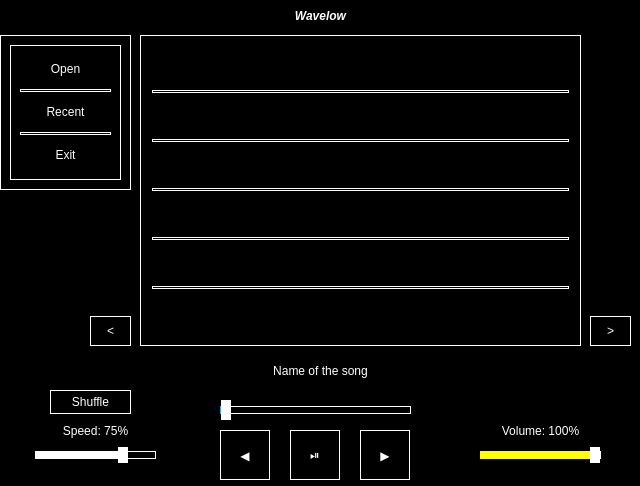
<?xml version="1.0" encoding="UTF-8"?>
<ui version="4.0">
 <class>PlaybackDisplay</class>
 <widget class="QFrame" name="PlaybackDisplay">
  <property name="geometry">
   <rect>
    <x>0</x>
    <y>0</y>
    <width>640</width>
    <height>486</height>
   </rect>
  </property>
  <property name="windowTitle">
   <string>Frame</string>
  </property>
  <property name="styleSheet">
   <string notr="true">background-color: black;
color: white;</string>
  </property>
  <widget class="QLabel" name="SpeedLabel">
   <property name="geometry">
    <rect>
     <x>40</x>
     <y>420</y>
     <width>111</width>
     <height>22</height>
    </rect>
   </property>
   <property name="text">
    <string>&lt;html&gt;&lt;head/&gt;&lt;body&gt;&lt;p align=&quot;center&quot;&gt;Speed: 75%&lt;/p&gt;&lt;/body&gt;&lt;/html&gt;</string>
   </property>
  </widget>
  <widget class="QPushButton" name="playButton">
   <property name="geometry">
    <rect>
     <x>290</x>
     <y>430</y>
     <width>50</width>
     <height>50</height>
    </rect>
   </property>
   <property name="cursor">
    <cursorShape>PointingHandCursor</cursorShape>
   </property>
   <property name="styleSheet">
    <string notr="true">color: White;
background-color: black;
border: 1px solid White;</string>
   </property>
   <property name="text">
    <string>⏯</string>
   </property>
  </widget>
  <widget class="QPushButton" name="previousButton">
   <property name="geometry">
    <rect>
     <x>220</x>
     <y>430</y>
     <width>50</width>
     <height>50</height>
    </rect>
   </property>
   <property name="cursor">
    <cursorShape>PointingHandCursor</cursorShape>
   </property>
   <property name="styleSheet">
    <string notr="true">color: White;
background-color: black;
border: 1px solid White;</string>
   </property>
   <property name="text">
    <string>◀</string>
   </property>
  </widget>
  <widget class="QPushButton" name="nextButton">
   <property name="geometry">
    <rect>
     <x>360</x>
     <y>430</y>
     <width>50</width>
     <height>50</height>
    </rect>
   </property>
   <property name="cursor">
    <cursorShape>PointingHandCursor</cursorShape>
   </property>
   <property name="styleSheet">
    <string notr="true">color: White;
background-color: black;
border: 1px solid White;</string>
   </property>
   <property name="text">
    <string>▶</string>
   </property>
  </widget>
  <widget class="QSlider" name="songSlider">
   <property name="geometry">
    <rect>
     <x>220</x>
     <y>400</y>
     <width>191</width>
     <height>20</height>
    </rect>
   </property>
   <property name="cursor">
    <cursorShape>SizeHorCursor</cursorShape>
   </property>
   <property name="styleSheet">
    <string notr="true">QSlider::groove::horizontal{ 
		height: 6px; 
	

	     border-radius:6px;
		border: 1px solid white;
 } 


QSlider::handle:horizontal{ 
		width:  10px; 
		height: 10px; 
		margin-top: -20px; 
		margin-left: 0px; 
		margin-bottom: -20px; 
		margin-right: 0px; 
		background: white;
		border: 1 px white;
}

QSlider::sub-page:horizontal{
	   background:rgba(80,166,234,1);
}


</string>
   </property>
   <property name="orientation">
    <enum>Qt::Horizontal</enum>
   </property>
  </widget>
  <widget class="QFrame" name="Menu">
   <property name="geometry">
    <rect>
     <x>0</x>
     <y>35</y>
     <width>131</width>
     <height>155</height>
    </rect>
   </property>
   <property name="cursor">
    <cursorShape>PointingHandCursor</cursorShape>
   </property>
   <property name="styleSheet">
    <string notr="true">border: 1px solid white;</string>
   </property>
   <layout class="QVBoxLayout" name="verticalLayout">
    <item>
     <widget class="QGroupBox" name="">
      <layout class="QVBoxLayout" name="verticalLayout_2">
       <item>
        <widget class="QPushButton" name="openFolderButton">
         <property name="styleSheet">
          <string notr="true">border: none;</string>
         </property>
         <property name="text">
          <string>Open</string>
         </property>
        </widget>
       </item>
       <item>
        <widget class="Line" name="line">
         <property name="orientation">
          <enum>Qt::Horizontal</enum>
         </property>
        </widget>
       </item>
       <item>
        <widget class="QPushButton" name="recentButton">
         <property name="styleSheet">
          <string notr="true">border: none;</string>
         </property>
         <property name="text">
          <string>Recent</string>
         </property>
        </widget>
       </item>
       <item>
        <widget class="Line" name="line_2">
         <property name="orientation">
          <enum>Qt::Horizontal</enum>
         </property>
        </widget>
       </item>
       <item>
        <widget class="QPushButton" name="exitButton">
         <property name="styleSheet">
          <string notr="true">border: none;</string>
         </property>
         <property name="text">
          <string>Exit</string>
         </property>
        </widget>
       </item>
      </layout>
     </widget>
    </item>
   </layout>
  </widget>
  <widget class="QPushButton" name="nextPage">
   <property name="geometry">
    <rect>
     <x>590</x>
     <y>316</y>
     <width>41</width>
     <height>30</height>
    </rect>
   </property>
   <property name="styleSheet">
    <string notr="true">border: 1px solid white;</string>
   </property>
   <property name="text">
    <string>&gt;</string>
   </property>
  </widget>
  <widget class="QLabel" name="SongDisplay">
   <property name="geometry">
    <rect>
     <x>0</x>
     <y>360</y>
     <width>641</width>
     <height>22</height>
    </rect>
   </property>
   <property name="text">
    <string>&lt;html&gt;&lt;head/&gt;&lt;body&gt;&lt;p align=&quot;center&quot;&gt;Name of the song&lt;/p&gt;&lt;/body&gt;&lt;/html&gt;</string>
   </property>
  </widget>
  <widget class="QPushButton" name="previousPage">
   <property name="geometry">
    <rect>
     <x>90</x>
     <y>316</y>
     <width>41</width>
     <height>30</height>
    </rect>
   </property>
   <property name="styleSheet">
    <string notr="true">border: 1px solid white;</string>
   </property>
   <property name="text">
    <string>&lt;</string>
   </property>
  </widget>
  <widget class="QGroupBox" name="verticalGroupBox">
   <property name="geometry">
    <rect>
     <x>140</x>
     <y>35</y>
     <width>441</width>
     <height>311</height>
    </rect>
   </property>
   <property name="styleSheet">
    <string notr="true">border: 1px solid white;
text-align: left;</string>
   </property>
   <layout class="QVBoxLayout" name="verticalLayout_3">
    <item>
     <widget class="QPushButton" name="song_0">
      <property name="cursor">
       <cursorShape>PointingHandCursor</cursorShape>
      </property>
      <property name="styleSheet">
       <string notr="true">border: none;</string>
      </property>
      <property name="text">
       <string/>
      </property>
     </widget>
    </item>
    <item>
     <widget class="Line" name="line_4">
      <property name="orientation">
       <enum>Qt::Horizontal</enum>
      </property>
     </widget>
    </item>
    <item>
     <widget class="QPushButton" name="song_1">
      <property name="cursor">
       <cursorShape>PointingHandCursor</cursorShape>
      </property>
      <property name="styleSheet">
       <string notr="true">border: none;</string>
      </property>
      <property name="text">
       <string/>
      </property>
     </widget>
    </item>
    <item>
     <widget class="Line" name="line_9">
      <property name="orientation">
       <enum>Qt::Horizontal</enum>
      </property>
     </widget>
    </item>
    <item>
     <widget class="QPushButton" name="song_2">
      <property name="cursor">
       <cursorShape>PointingHandCursor</cursorShape>
      </property>
      <property name="styleSheet">
       <string notr="true">border: none;</string>
      </property>
      <property name="text">
       <string/>
      </property>
     </widget>
    </item>
    <item>
     <widget class="Line" name="line_7">
      <property name="orientation">
       <enum>Qt::Horizontal</enum>
      </property>
     </widget>
    </item>
    <item>
     <widget class="QPushButton" name="song_3">
      <property name="cursor">
       <cursorShape>PointingHandCursor</cursorShape>
      </property>
      <property name="styleSheet">
       <string notr="true">border: none;</string>
      </property>
      <property name="text">
       <string/>
      </property>
     </widget>
    </item>
    <item>
     <widget class="Line" name="line_10">
      <property name="orientation">
       <enum>Qt::Horizontal</enum>
      </property>
     </widget>
    </item>
    <item>
     <widget class="QPushButton" name="song_4">
      <property name="cursor">
       <cursorShape>PointingHandCursor</cursorShape>
      </property>
      <property name="styleSheet">
       <string notr="true">border: none;</string>
      </property>
      <property name="text">
       <string/>
      </property>
     </widget>
    </item>
    <item>
     <widget class="Line" name="line_6">
      <property name="orientation">
       <enum>Qt::Horizontal</enum>
      </property>
     </widget>
    </item>
    <item>
     <widget class="QPushButton" name="song_5">
      <property name="cursor">
       <cursorShape>PointingHandCursor</cursorShape>
      </property>
      <property name="styleSheet">
       <string notr="true">border: none;
</string>
      </property>
      <property name="text">
       <string/>
      </property>
     </widget>
    </item>
   </layout>
  </widget>
  <widget class="QLabel" name="label">
   <property name="geometry">
    <rect>
     <x>0</x>
     <y>1</y>
     <width>641</width>
     <height>31</height>
    </rect>
   </property>
   <property name="text">
    <string>&lt;html&gt;&lt;head/&gt;&lt;body&gt;&lt;p align=&quot;center&quot;&gt;&lt;span style=&quot; font-weight:600; font-style:italic;&quot;&gt;Wavelow&lt;/span&gt;&lt;/p&gt;&lt;/body&gt;&lt;/html&gt;</string>
   </property>
  </widget>
  <widget class="QSlider" name="SpeedSlider">
   <property name="geometry">
    <rect>
     <x>35</x>
     <y>447</y>
     <width>121</width>
     <height>16</height>
    </rect>
   </property>
   <property name="cursor">
    <cursorShape>SizeHorCursor</cursorShape>
   </property>
   <property name="styleSheet">
    <string notr="true">QSlider::groove::horizontal{ 
		height: 6px; 
	

	     border-radius:6px;
		border: 1px solid white;
 } 


QSlider::handle:horizontal{ 
		width:  10px; 
		height: 10px; 
		margin-top: -20px; 
		margin-left: 0px; 
		margin-bottom: -20px; 
		margin-right: 0px; 
		background: white;
		border: 1 px white;
}

QSlider::sub-page:horizontal{
	   background: White;
}


</string>
   </property>
   <property name="maximum">
    <number>100</number>
   </property>
   <property name="value">
    <number>75</number>
   </property>
   <property name="orientation">
    <enum>Qt::Horizontal</enum>
   </property>
  </widget>
  <widget class="QSlider" name="volumeSlider">
   <property name="geometry">
    <rect>
     <x>480</x>
     <y>447</y>
     <width>121</width>
     <height>16</height>
    </rect>
   </property>
   <property name="cursor">
    <cursorShape>SizeHorCursor</cursorShape>
   </property>
   <property name="styleSheet">
    <string notr="true">QSlider::groove::horizontal{ 
		height: 6px; 
	

	     border-radius:6px;
		border: 1px solid white;
 } 


QSlider::handle:horizontal{ 
		width:  10px; 
		height: 10px; 
		margin-top: -20px; 
		margin-left: 0px; 
		margin-bottom: -20px; 
		margin-right: 0px; 
		background: white;
		border: 1 px white;
}

QSlider::sub-page:horizontal{
	   background: Yellow;
}


</string>
   </property>
   <property name="maximum">
    <number>100</number>
   </property>
   <property name="value">
    <number>100</number>
   </property>
   <property name="orientation">
    <enum>Qt::Horizontal</enum>
   </property>
  </widget>
  <widget class="QLabel" name="volumeLabel">
   <property name="geometry">
    <rect>
     <x>480</x>
     <y>420</y>
     <width>121</width>
     <height>22</height>
    </rect>
   </property>
   <property name="text">
    <string>&lt;html&gt;&lt;head/&gt;&lt;body&gt;&lt;p align=&quot;center&quot;&gt;Volume: 100%&lt;/p&gt;&lt;/body&gt;&lt;/html&gt;</string>
   </property>
  </widget>
  <widget class="QPushButton" name="shuffleButton">
   <property name="geometry">
    <rect>
     <x>50</x>
     <y>390</y>
     <width>81</width>
     <height>24</height>
    </rect>
   </property>
   <property name="styleSheet">
    <string notr="true">border: 1px solid white;</string>
   </property>
   <property name="text">
    <string>Shuffle</string>
   </property>
  </widget>
 </widget>
 <resources/>
 <connections/>
</ui>
